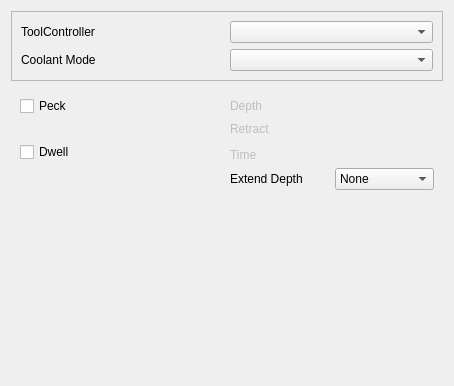
<?xml version="1.0" encoding="UTF-8"?>
<ui version="4.0">
 <class>Form</class>
 <widget class="QWidget" name="Form">
  <property name="geometry">
   <rect>
    <x>0</x>
    <y>0</y>
    <width>454</width>
    <height>386</height>
   </rect>
  </property>
  <property name="windowTitle">
   <string>Form</string>
  </property>
  <layout class="QGridLayout" name="gridLayout_3">
   <item row="0" column="0">
    <widget class="QFrame" name="frame">
     <property name="sizePolicy">
      <sizepolicy hsizetype="Preferred" vsizetype="Preferred">
       <horstretch>0</horstretch>
       <verstretch>0</verstretch>
      </sizepolicy>
     </property>
     <property name="frameShape">
      <enum>QFrame::StyledPanel</enum>
     </property>
     <property name="frameShadow">
      <enum>QFrame::Raised</enum>
     </property>
     <layout class="QGridLayout" name="gridLayout_2">
      <item row="0" column="0">
       <widget class="QLabel" name="label_2">
        <property name="text">
         <string>ToolController</string>
        </property>
       </widget>
      </item>
      <item row="0" column="1">
       <widget class="QComboBox" name="toolController">
        <property name="toolTip">
         <string notr="true">&lt;html&gt;&lt;head/&gt;&lt;body&gt;&lt;p&gt;The tool and its settings to be used for this operation.&lt;/p&gt;&lt;/body&gt;&lt;/html&gt;</string>
        </property>
       </widget>
      </item>
      <item row="1" column="0">
       <widget class="QLabel" name="label_3">
        <property name="text">
         <string>Coolant Mode</string>
        </property>
       </widget>
      </item>
      <item row="1" column="1">
       <widget class="QComboBox" name="coolantController">
        <property name="toolTip">
         <string notr="true">&lt;html&gt;&lt;head/&gt;&lt;body&gt;&lt;p&gt;The tool and its settings to be used for this operation.&lt;/p&gt;&lt;/body&gt;&lt;/html&gt;</string>
        </property>
       </widget>
      </item>
     </layout>
    </widget>
   </item>
   <item row="1" column="0">
    <widget class="QWidget" name="widget" native="true">
     <layout class="QGridLayout" name="gridLayout">
      <item row="6" column="4">
       <widget class="QLabel" name="dwellTimelabel">
        <property name="enabled">
         <bool>false</bool>
        </property>
        <property name="text">
         <string>Time</string>
        </property>
       </widget>
      </item>
      <item row="1" column="1" colspan="2">
       <widget class="QCheckBox" name="peckEnabled">
        <property name="text">
         <string>Peck</string>
        </property>
       </widget>
      </item>
      <item row="7" column="6">
       <widget class="QComboBox" name="ExtraOffset">
        <property name="toolTip">
         <string notr="true"/>
        </property>
        <item>
         <property name="text">
          <string>None</string>
         </property>
        </item>
        <item>
         <property name="text">
          <string>Drill Tip</string>
         </property>
        </item>
        <item>
         <property name="text">
          <string>2x Drill Tip</string>
         </property>
        </item>
       </widget>
      </item>
      <item row="3" column="4">
       <widget class="QLabel" name="retractLabel">
        <property name="enabled">
         <bool>false</bool>
        </property>
        <property name="text">
         <string>Retract</string>
        </property>
       </widget>
      </item>
      <item row="3" column="6">
       <widget class="Gui::QuantitySpinBox" name="peckRetractHeight">
        <property name="enabled">
         <bool>false</bool>
        </property>
       </widget>
      </item>
      <item row="6" column="6">
       <widget class="Gui::QuantitySpinBox" name="dwellTime">
        <property name="enabled">
         <bool>false</bool>
        </property>
       </widget>
      </item>
      <item row="1" column="6">
       <widget class="Gui::QuantitySpinBox" name="peckDepth">
        <property name="enabled">
         <bool>false</bool>
        </property>
       </widget>
      </item>
      <item row="5" column="1" rowspan="2" colspan="2">
       <widget class="QCheckBox" name="dwellEnabled">
        <property name="text">
         <string>Dwell</string>
        </property>
       </widget>
      </item>
      <item row="1" column="4">
       <widget class="QLabel" name="peckDepthLabel">
        <property name="enabled">
         <bool>false</bool>
        </property>
        <property name="text">
         <string>Depth</string>
        </property>
       </widget>
      </item>
      <item row="7" column="4">
       <widget class="QLabel" name="Offsetlabel">
        <property name="text">
         <string>Extend Depth</string>
        </property>
       </widget>
      </item>
     </layout>
    </widget>
   </item>
   <item row="2" column="0">
    <spacer name="verticalSpacer">
     <property name="orientation">
      <enum>Qt::Vertical</enum>
     </property>
     <property name="sizeHint" stdset="0">
      <size>
       <width>20</width>
       <height>40</height>
      </size>
     </property>
    </spacer>
   </item>
  </layout>
 </widget>
 <customwidgets>
  <customwidget>
   <class>Gui::QuantitySpinBox</class>
   <extends>QWidget</extends>
   <header>Gui/QuantitySpinBox.h</header>
  </customwidget>
 </customwidgets>
 <tabstops>
  <tabstop>toolController</tabstop>
  <tabstop>peckEnabled</tabstop>
  <tabstop>dwellEnabled</tabstop>
 </tabstops>
 <resources/>
 <connections/>
</ui>
